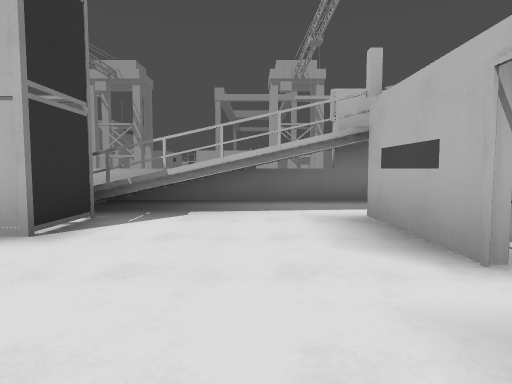
view 1 (above)

24 first-person views from a walk through a 3-D level made in the Godot game engine. The camera is 1.2 m above the floor, tilts 4° down and sees 75° across. The floor is counted in squares, 2 m on a side. Each view is taken from the middle of a square. On the plan, view 1 faces up. The plan holds only what a view shows up to about 10 squares ahead; the rest is blank. The place goes on beyond the plan. Surface patterns are stand-ins for the level's own textures.

view 2
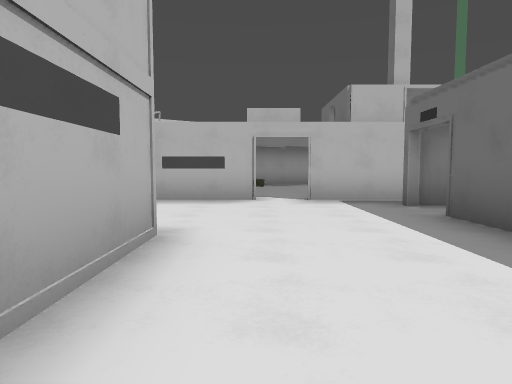

view 3
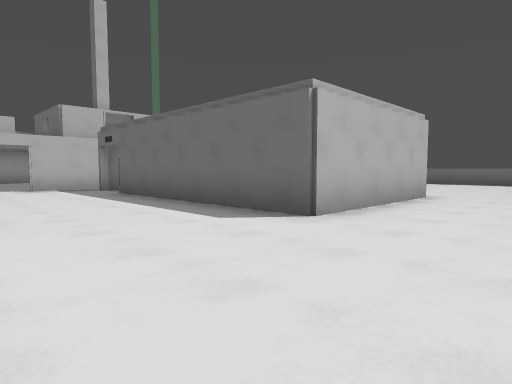

view 4
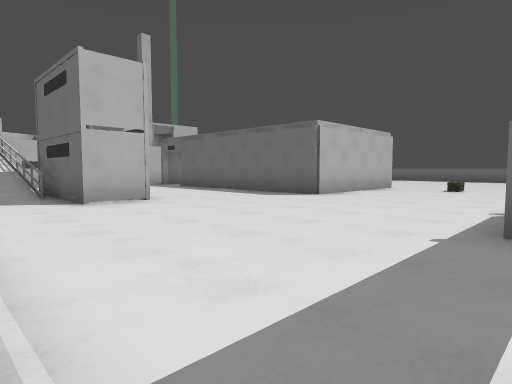

view 5
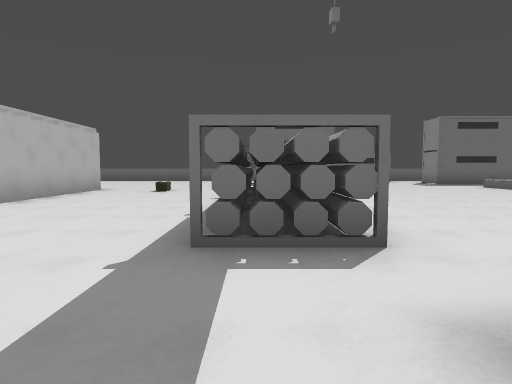

view 6
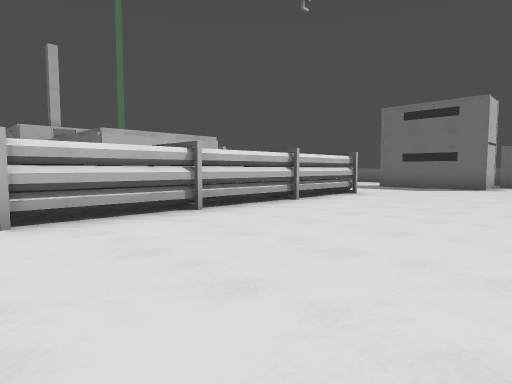

view 7
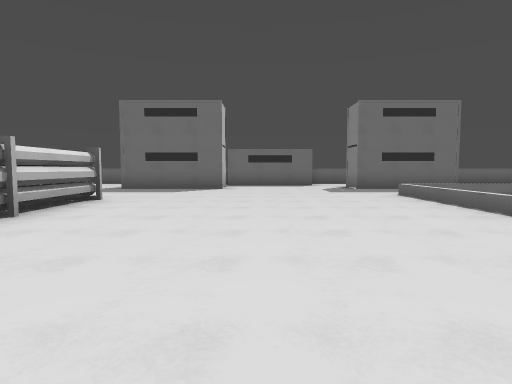

view 8
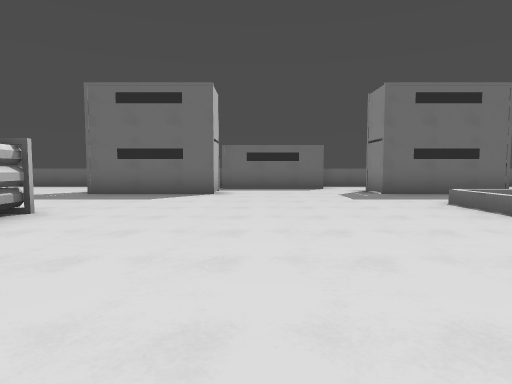

view 9
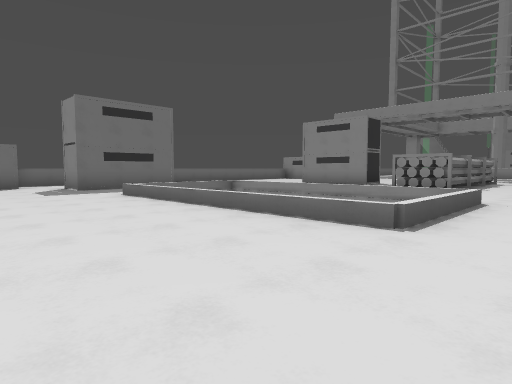

view 10
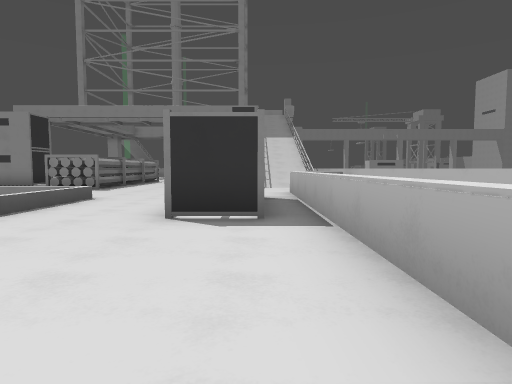

view 11
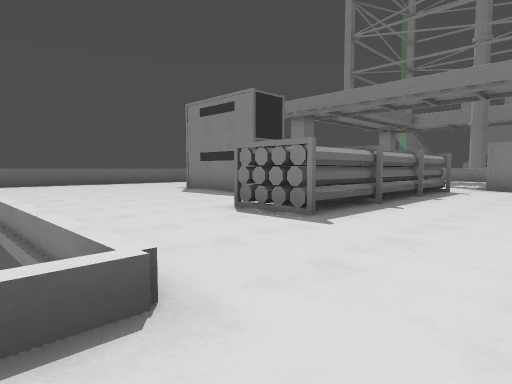

view 12
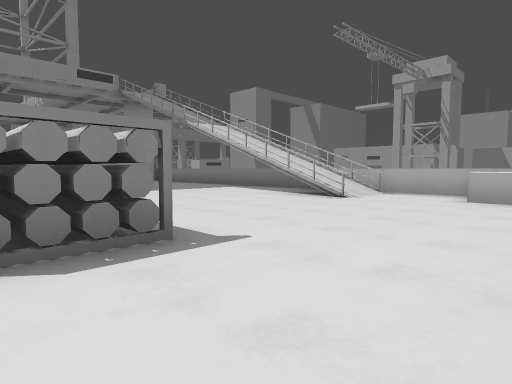

view 13
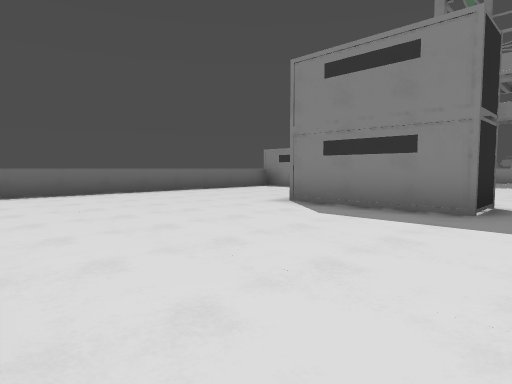

view 14
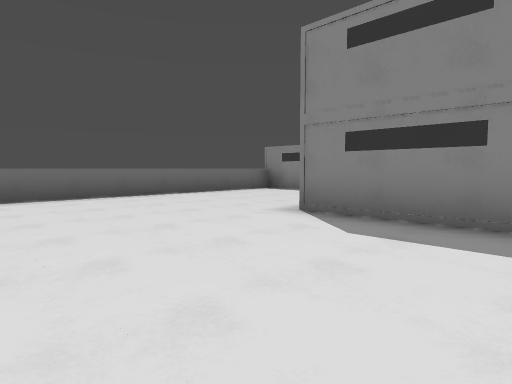

view 15
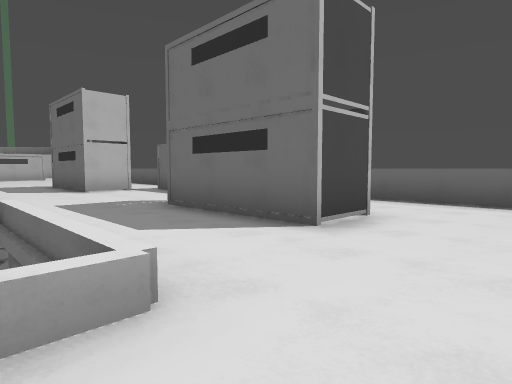

view 16
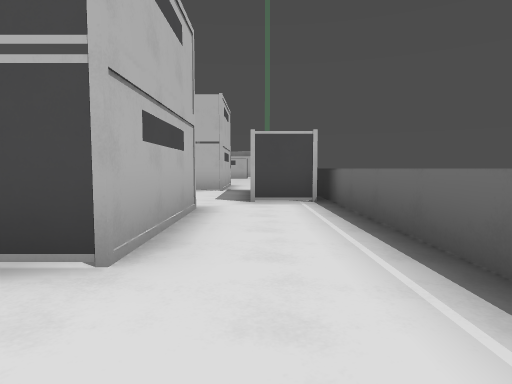

view 17
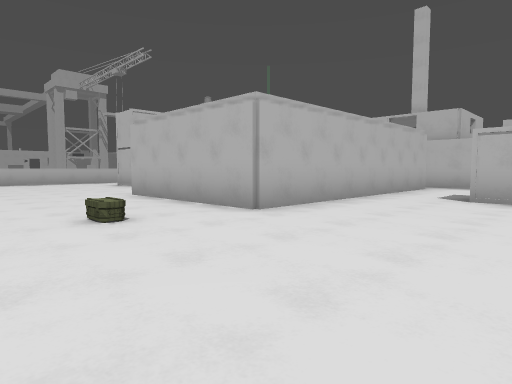

view 18
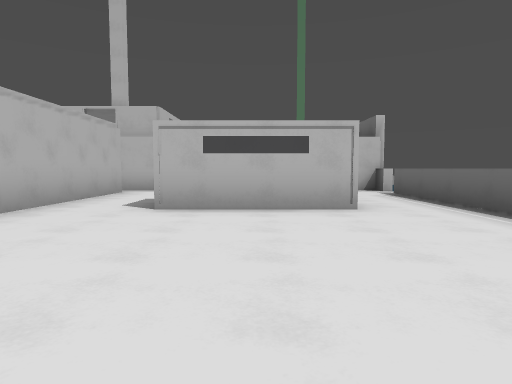

view 19
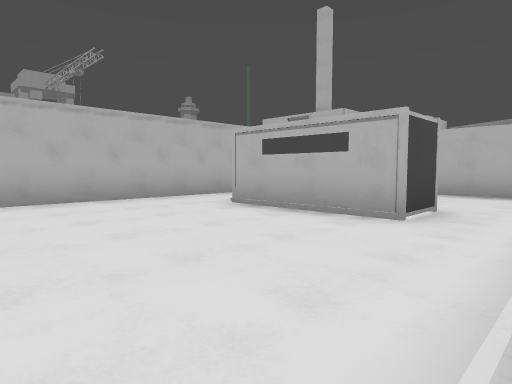

view 20
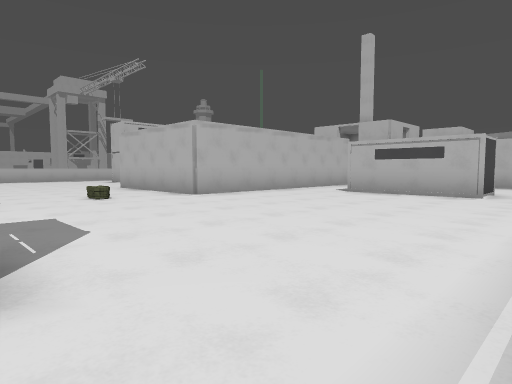

view 21
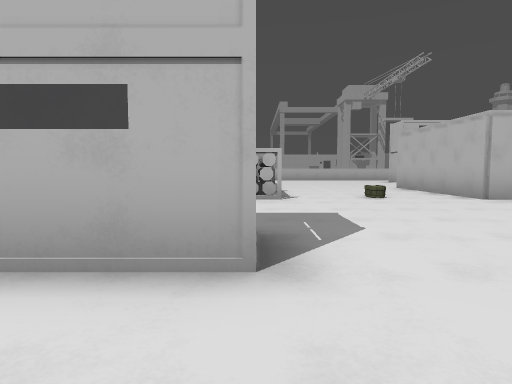

view 22
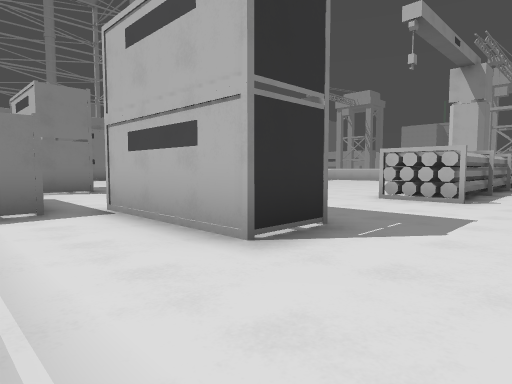

view 23
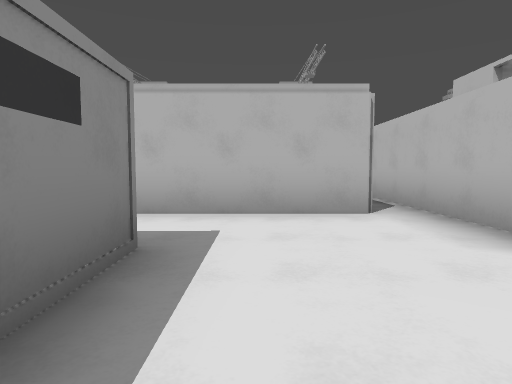

view 24
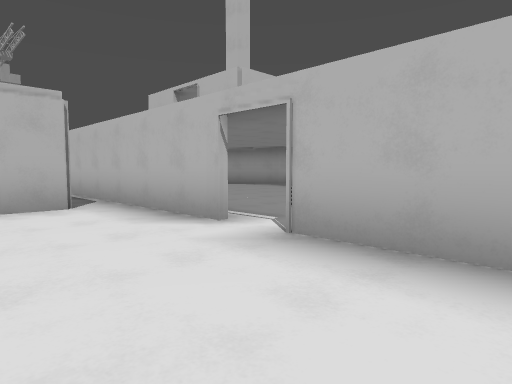

### Floor plan
Key: @ floor where view 1 was taken; # wall or solid block; x gap in a wall; . floor; / step, stairs or slope; = window, fence, low wall or low ledge; v drop or lower ground.
Columns run from 27 left of view 1 to 3 right of it. Each row starts with its distance up from view 1.
  7                              v
  6 v=..x           .....   ////=#
  5 //..=####===    ........////=#
  4 v=...   #....   ......####...x
  3 .....   #.............####...#
  2 ...............##...........##.
  1 ...............##........... #.
  0 ......   ......##....######@.#
 -1 ###...   ......##....#     .##
 -2  ##...   ......##....#      #
 -3  .....   ......##....#      #
 -4 #.....   ......##....#    ####
 -5 #.....   ....................#.
 -6 #............................#.
 -7 #.......................##..##.
 -8 ......####...####.......##..##
 -9 ......####...####.......##...#
-10 ..........####...............#
-11 ..........##  ...............#
-12                             v

Positions as (right, up) in squares from view 1, and headings:
1: (0, 0), facing up
2: (-5, 2), facing right
3: (-9, 3), facing down-right
4: (-11, 6), facing down-right
5: (-11, 5), facing down
6: (-16, 3), facing down-right
7: (-15, 2), facing down
8: (-15, 0), facing down
9: (-15, 2), facing down-left
10: (-15, 4), facing left
11: (-21, 2), facing down-left
12: (-22, -2), facing up-left
13: (-22, -3), facing down-left
14: (-23, -4), facing down-left
15: (-23, -5), facing down-right
16: (-23, -10), facing right
17: (-10, -8), facing up-right
18: (-8, -8), facing right
19: (-7, -11), facing up-right
20: (-11, -11), facing up-right
21: (-11, -11), facing up
22: (-9, -11), facing up-left
23: (-1, -9), facing up
24: (-1, -10), facing up-right
